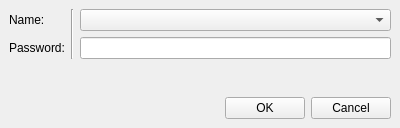
<ui version="4.0" >
 <class>AuthenticDialog</class>
 <widget class="QDialog" name="AuthenticDialog" >
  <property name="geometry" >
   <rect>
    <x>0</x>
    <y>0</y>
    <width>400</width>
    <height>128</height>
   </rect>
  </property>
  <property name="windowTitle" >
   <string>Log In</string>
  </property>
  <property name="windowIcon" >
   <iconset resource="../icons/resources.qrc" >:/32/key.png</iconset>
  </property>
  <layout class="QGridLayout" >
   <property name="leftMargin" >
    <number>9</number>
   </property>
   <property name="topMargin" >
    <number>9</number>
   </property>
   <property name="rightMargin" >
    <number>9</number>
   </property>
   <property name="bottomMargin" >
    <number>9</number>
   </property>
   <property name="horizontalSpacing" >
    <number>6</number>
   </property>
   <property name="verticalSpacing" >
    <number>6</number>
   </property>
   <item row="0" column="0" >
    <layout class="QGridLayout" >
     <property name="leftMargin" >
      <number>0</number>
     </property>
     <property name="topMargin" >
      <number>0</number>
     </property>
     <property name="rightMargin" >
      <number>0</number>
     </property>
     <property name="bottomMargin" >
      <number>0</number>
     </property>
     <property name="horizontalSpacing" >
      <number>6</number>
     </property>
     <property name="verticalSpacing" >
      <number>6</number>
     </property>
     <item row="0" column="0" >
      <widget class="QLabel" name="label" >
       <property name="text" >
        <string>Name:</string>
       </property>
      </widget>
     </item>
     <item row="1" column="0" >
      <widget class="QLabel" name="label_2" >
       <property name="text" >
        <string>Password:</string>
       </property>
      </widget>
     </item>
     <item row="1" column="3" >
      <widget class="QLineEdit" name="passlineEdit" >
       <property name="echoMode" >
        <enum>QLineEdit::Password</enum>
       </property>
      </widget>
     </item>
     <item row="0" column="3" >
      <widget class="QComboBox" name="namecomboBox" />
     </item>
     <item rowspan="2" row="0" column="1" >
      <widget class="Line" name="line" >
       <property name="orientation" >
        <enum>Qt::Vertical</enum>
       </property>
      </widget>
     </item>
    </layout>
   </item>
   <item row="1" column="0" >
    <spacer>
     <property name="orientation" >
      <enum>Qt::Vertical</enum>
     </property>
     <property name="sizeHint" >
      <size>
       <width>20</width>
       <height>21</height>
      </size>
     </property>
    </spacer>
   </item>
   <item row="2" column="0" >
    <layout class="QHBoxLayout" >
     <property name="spacing" >
      <number>6</number>
     </property>
     <property name="leftMargin" >
      <number>0</number>
     </property>
     <property name="topMargin" >
      <number>0</number>
     </property>
     <property name="rightMargin" >
      <number>0</number>
     </property>
     <property name="bottomMargin" >
      <number>0</number>
     </property>
     <item>
      <widget class="QLabel" name="imagelabel" >
       <property name="text" >
        <string/>
       </property>
       <property name="pixmap" >
        <pixmap resource="../icons/resources.qrc" >:/32/key.png</pixmap>
       </property>
      </widget>
     </item>
     <item>
      <spacer>
       <property name="orientation" >
        <enum>Qt::Horizontal</enum>
       </property>
       <property name="sizeHint" >
        <size>
         <width>40</width>
         <height>20</height>
        </size>
       </property>
      </spacer>
     </item>
     <item>
      <widget class="QPushButton" name="loginpushButton" >
       <property name="text" >
        <string>OK</string>
       </property>
       <property name="autoDefault" >
        <bool>false</bool>
       </property>
      </widget>
     </item>
     <item>
      <widget class="QPushButton" name="exitpushButton" >
       <property name="text" >
        <string>Cancel</string>
       </property>
       <property name="autoDefault" >
        <bool>false</bool>
       </property>
      </widget>
     </item>
    </layout>
   </item>
  </layout>
 </widget>
 <tabstops>
  <tabstop>namecomboBox</tabstop>
  <tabstop>passlineEdit</tabstop>
  <tabstop>loginpushButton</tabstop>
  <tabstop>exitpushButton</tabstop>
 </tabstops>
 <resources>
  <include location="../icons/resources.qrc" />
 </resources>
 <connections>
  <connection>
   <sender>exitpushButton</sender>
   <signal>clicked()</signal>
   <receiver>AuthenticDialog</receiver>
   <slot>reject()</slot>
   <hints>
    <hint type="sourcelabel" >
     <x>339</x>
     <y>96</y>
    </hint>
    <hint type="destinationlabel" >
     <x>360</x>
     <y>116</y>
    </hint>
   </hints>
  </connection>
 </connections>
</ui>
